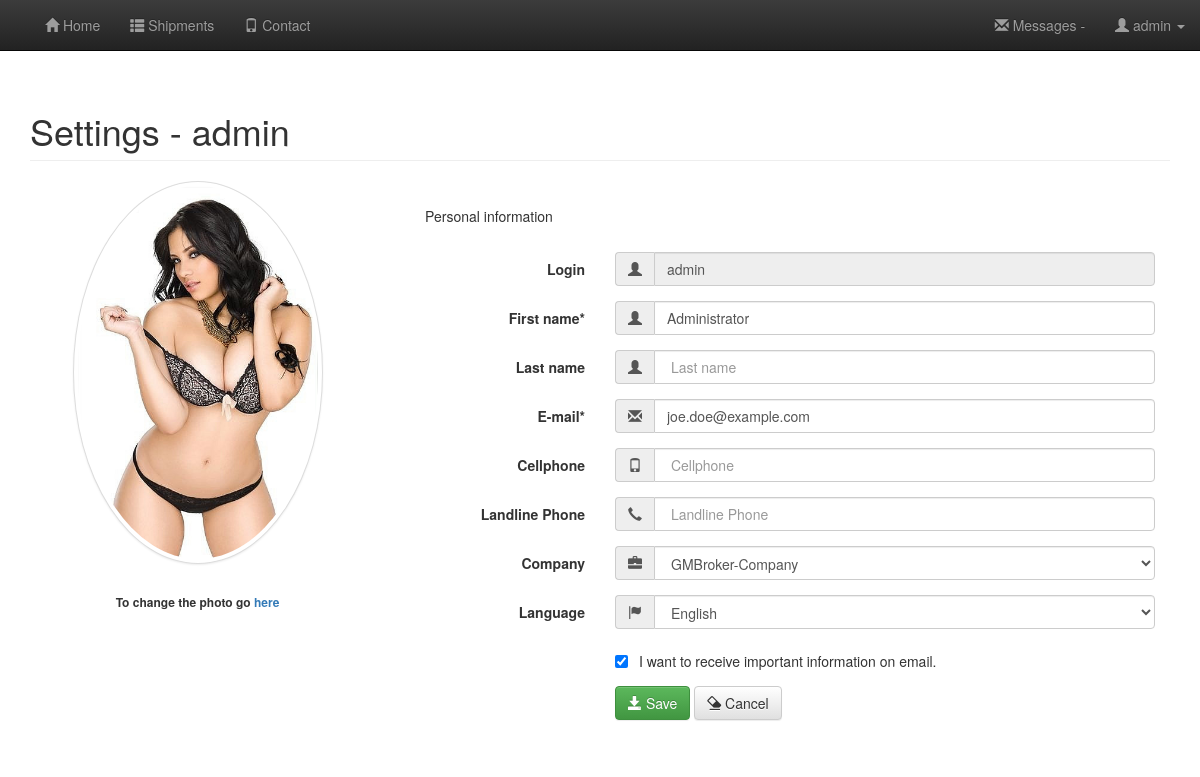
/settings.php (signed in), run on the app's committed database.
### tables this page shows
CREATE TABLE `users` (
  `user_id` int(11) NOT NULL,
  `login` varchar(32) NOT NULL,
  `password` varchar(255) NOT NULL,
  `first_name` varchar(55) NOT NULL,
  `last_name` varchar(80) NOT NULL,
  `job_title` varchar(255) DEFAULT NULL,
  `cellphone` varchar(25) NOT NULL DEFAULT '',
  `landline_phone` varchar(25) NOT NULL DEFAULT '',
  `email` varchar(200) NOT NULL,
  `company_id` int(1) NOT NULL DEFAULT '0',
  `allow_email` int(1) NOT NULL DEFAULT '0',
  `permissions` int(1) NOT NULL DEFAULT '0',
  `last_logged_in` datetime DEFAULT NULL,
  `picture` varchar(150) DEFAULT NULL,
  `type` enum('Normal','Employee','Administrator','Super-Administrator') NOT NULL DEFAULT 'Normal',
  `active` int(1) NOT NULL DEFAULT '0'
);

CREATE TABLE `companies` (
  `company_id` int(11) NOT NULL,
  `company_name` varchar(1024) NOT NULL,
  `company_address` varchar(1024) NOT NULL,
  `company_tax_number` varchar(13) NOT NULL
);

### settings.php (called while the page is built, shortened)
<?php
require_once 'core/init.php';
require_once 'inc/overall/header.php';
require_once 'inc/addons/settings.php';
require_once 'inc/overall/footer.php';
?>

### core/functions/users.php (called while the page is built, shortened)
<?php
function user_data($user_id) {
	global $connect, $t_users;
	$t_users = sanitize($t_users);
	$user_id = (int)$user_id;
	$func_num_args 	= func_num_args();
	$func_get_args 	= func_get_args();
	if ($func_num_args > 1 ) {
		unset($func_get_args[0]);
		$fields = '`' . implode('`, `', $func_get_args) . '`';
		$fields = str_replace('`','',$fields);
		$query="SELECT $fields FROM `".$t_users."` WHERE `user_id` = $user_id";
		$result = mysqli_query($connect, $query) or die(mysqli_error($connect));
		if($data = $result->fetch_assoc()) {
			return $data;
		}
	}
}
function logged_in() {
	return (isset($_SESSION['user_id'])) ? true : false;
}
function getAvailableLanguages() : array
{
	return [
    'en' => 'English',
    'pl' => 'Polski',
  ];
}
?>

### core/init.php (called while the page is built, shortened)
<?php
require_once 'database/connect.php';
require_once 'functions/general.php';
require_once 'functions/users.php';
if (logged_in() === true) {
	$session_user_id = $_SESSION['user_id'];
	$user_data = user_data(
	   $session_user_id
	, 'user_id'
	, 'login'
	, 'first_name'
	, 'last_name'
	, 'cellphone'
	, 'landline_phone'
	, 'company_id'
	, 'permissions'
	, 'type'
	, 'email'
	, 'allow_email'
	, 'password'
	, 'picture'
	);
}
?>

### core/database/connect.php (called while the page is built, shortened)
<?php
$t_users = "users";
$t_companies = "companies";
?>

### core/functions/general.php (called while the page is built, shortened)
<?php
function sanitize($data) {
	global $connect;
    return htmlentities(strip_tags(mysqli_real_escape_string($connect, $data)));
}
?>

### inc/addons/settings.php (called while the page is built, shortened)
<?php
include 'inc/addons/settings_form.php';
?>

### inc/addons/settings_form.php (the view, shortened to what this page needs)
<h1 class="page-header"><?php echo TXT_SETTINGS; if (empty($user_data['login']) === false) { echo " - ".$user_data['login']; } ?></h1>
<div class="row">
	<div class="col-md-4 col-sm-6 col-xs-12" style="margin: 0 auto;">
		<div class="text-center">
			<div class="col-md-7 col-lg-7" style="width: 100%;">
				<?php
				if(empty($user_data['picture']) ===  false) {
					echo '<img class="img-circle img-responsive img-thumbnail" src="', $user_data['picture'], '" alt="'.ALT_PROFILE_PHOTO.' ', $user_data['first_name'], '"/>';
				} else {
					echo '<img class="img-circle img-responsive img-thumbnail" src="images/profile/avatar.jpg" alt="'.ALT_AVATAR.'" /><h6><label for="picture">'.TXT_SEND_ANOTHER_PHOTO.'</label></h6>';
				}
				?>
				<h6><label for="picture"><?php echo TXT_CHANGE_PHOTO; ?> <a href="<?php echo $user_data['login']; ?>"><?php echo TXT_HERE; ?></a></label></h6>
			</div>
		</div>
	</div>
	<div class="col-md-8 col-sm-6 col-xs-12 personal-info">
		<form class="form-horizontal" role="form" action="<?php echo $_SERVER['PHP_SELF']; ?>" method="POST">
			<div class="panel-heading"><?php echo TXT_PERSONAL_INFORMATION; ?></div>
			<div class="panel-body">
				<div class="form-group">
					<label class="col-md-3 control-label" for="login"><?php echo TXT_LOGIN; ?></label>
					<div class="col-md-9">
					<div class="input-group">
						<div class="input-group-addon">
							<span class="glyphicon glyphicon-user"></span>
						</div>
						<input class="form-control input-md" type="text" id="login" name="login" placeholder=" <?php echo TXT_LOGIN; ?> " disabled value="<?php echo $user_data['login']; ?>" />
					</div>
					</div>
				</div>
				<div class="form-group">
					<label class="col-md-3 control-label" for="first_name"><?php echo TXT_FIRST_NAME; ?>*</label>
					<div class="col-md-9">
					<div class="input-group">
						<div class="input-group-addon">
							<span class="glyphicon glyphicon-user"></span>
						</div>
						<input class="form-control input-md" type="text" id="first_name" name="first_name" placeholder=" <?php echo TXT_FIRST_NAME; ?> " value="<?php echo $user_data['first_name']; ?>" />
					</div>
					</div>
				</div>
				<div class="form-group">
					<label class="col-md-3 control-label" for="last_name"><?php echo TXT_LAST_NAME; ?></label>
					<div class="col-md-9">
					<div class="input-group">
						<div class="input-group-addon">
							<span class="glyphicon glyphicon-user"></span>
						</div>
						<input class="form-control input-md" type="text" id="last_name" name="last_name" placeholder=" <?php echo TXT_LAST_NAME; ?> " value="<?php echo $user_data['last_name']; ?>" />
					</div>
					</div>
				</div>
				<div class="form-group">
					<label class="col-md-3 control-label" for="email"><?php echo TXT_EMAIL; ?>*</label>
					<div class="col-md-9">
					<div class="input-group">
						<div class="input-group-addon">
							<span class="glyphicon glyphicon-envelope"></span>
						</div>
						<input class="form-control input-md" type="text" id="email" name="email" placeholder=" <?php echo TXT_EMAIL; ?> " value="<?php echo $user_data['email']; ?>" />
					</div>
					</div>
				</div>
				<div class="form-group">
					<label class="col-md-3 control-label" for="cellphone_number"><?php echo TXT_CELLPHONE; ?></label>
					<div class="col-md-9">
					<div class="input-group">
						<div class="input-group-addon">
							<span class="glyphicon glyphicon-phone"></span>
						</div>
						<input class="form-control input-md" type="text" id="cellphone_number" name="cellphone" placeholder=" <?php echo TXT_CELLPHONE; ?> " value="<?php echo $user_data['cellphone']; ?>"/>
					</div>
					</div>
				</div>
				<div class="form-group">
					<label class="col-md-3 control-label" for="landline_phone_number"><?php echo TXT_LANDLINE_PHONE; ?></label>
					<div class="col-md-9">
						<div class="input-group">
							<div class="input-group-addon">
								<span class="glyphicon glyphicon-earphone"></span>
							</div>
							<input class="form-control input-md" type="text" id="landline_phone_number" name="landline_phone"  placeholder=" <?php echo TXT_LANDLINE_PHONE; ?> " value="<?php echo $user_data['landline_phone']; ?>"/>
						</div>
					</div>
				</div>
				<div class="form-group">
					<label class="col-md-3 control-label" for="company_id"><?php echo TXT_COMPANY; ?></label>
					<div class="col-md-9">
						<div class="input-group">
							<div class="input-group-addon">
								<span class="glyphicon glyphicon-briefcase"></span>
							</div>
							<?php
							$query = "SELECT company_id, company_name FROM ".$t_companies." ORDER BY company_id";
							$result = mysqli_query ($connect, $query);
							echo "<select class='form-control' id='company_id' name='company_id'>";
							while($row = mysqli_fetch_array($result)) {
								echo "<option value='$row[company_id]' ". ($user_data['company_id'] == "$row[company_id]" ? 'selected="selected"' : "")." >$row[company_name]</option>";
							}
							echo "</select>";
							?>
						</div>
					</div>
				</div>
				<div class="form-group">
					<label class="col-md-3 control-label" for="language"><?php echo TXT_LANGUAGE; ?></label>
					<div class="col-md-9">
						<div class="input-group">
							<div class="input-group-addon">
								<span class="glyphicon glyphicon-flag"></span>
							</div>
							<select class='form-control' name="language" id="language">
									<?php foreach (getAvailableLanguages() as $lang => $name): ?>
											<option value="<?= $lang; ?>"<?php if (isset($_COOKIE["language"]) && $_COOKIE["language"] == $lang) { echo " selected"; } ?>><?= $name; ?></option>-
									<?php endforeach; ?>
					    </select>
						</div>
					</div>
				</div>
				<div class="form-group">
					<label class="col-md-3 control-label" for=""></label>
					<div class="col-md-6">
						<div class="checkbox">
							<label for="allow_email">
								<input type="checkbox" id="allow_email" name="allow_email" <?php if ($user_data['allow_email'] == 1) { echo 'checked="checked"'; } ?> />
								&nbsp;<?php echo TXT_RECEIVE_IMPORTANT_INFORMATION; ?>
							</label>
						</div>
					</div>
				</div>
				<div class="form-group">
					<label class="col-md-3 control-label"></label>
					<div class="col-md-8">
						<button class="btn btn-success" data-toggle="tooltip" type="submit" onclick="<?php echo $_SERVER['PHP_SELF']; ?>" name="cmdSubmit">
							<span class="glyphicon glyphicon-save"></span>&nbsp;<?php echo BTN_SAVE; ?>
						</button>
						<button class="btn btn-default" data-toggle="tooltip" type="reset" name="cmdReset">
							<span class="glyphicon glyphicon-erase"></span>&nbsp;<?php echo BTN_CANCEL; ?>
						</button>
					</div>
				</div>
			</div>
		</form>
	</div>
</div>

### inc/overall/header.php (shortened to what this page needs)
<!DOCTYPE html>
<html>
<?php
require_once 'inc/head.php';
echo "<body id='".basename($_SERVER['PHP_SELF'],'.php')."'>";
	if (logged_in() === true) {
		require_once 'inc/menu.php';
	}
	echo '<div class="container">';
?>

### inc/head.php (shortened to what this page needs)
<head>
	<link href="css/style.css" rel="stylesheet" type="text/css" />
	<link href="css/pagination.css" rel="stylesheet" type="text/css" />
	<link href="css/chat.css" rel="stylesheet" type="text/css" />
	<link href="bootstrap/css/bootstrap.min.css" rel="stylesheet">
	<link href="bootstrap/css/bootstrap-responsive.min.css" rel="stylesheet">
	<link href="bootstrap/css/bootstrap-theme.min.css" rel="stylesheet" media="screen" />
	<link href="bootstrap/css/bootstrap-font-awesome.min.css" rel="stylesheet">
	<link href="bootstrap/css/bootstrap-datepicker.min.css" rel="stylesheet">
	<link rel="stylesheet" href="https://code.jquery.com/ui/1.12.1/themes/base/jquery-ui.css">
</head>

### inc/menu.php (shortened to what this page needs)
<nav class="navbar navbar-inverse navbar-static-top">
	<div class="container-fluid">
		<div class="navbar-header">
			<span class="navbar-brand"></span>
		</div>
		<div class="collapse navbar-collapse">
			<ul class="nav navbar-nav navbar-left">
				<li><a href="home.php"><span class="glyphicon glyphicon-home"></span>&nbsp;<?php echo MENU_HOME; ?><span class="sr-only">(current)</span></a></li>
				<li><a href="shipments.php?shipments=all"><span class="glyphicon glyphicon-th-list"></span>&nbsp;<?php echo MENU_SHIPMENTS; ?></a></li>
				<li><a href="contact.php"><span class="glyphicon glyphicon-phone"></span>&nbsp;<?php echo MENU_CONTACT; ?></a></li>
			</ul>
			<ul class="nav navbar-nav navbar-right">
				<li>
					<a href="messages.php?messages=list"><span class="glyphicon glyphicon-envelope"></span>&nbsp;<?php echo MENU_MESSAGES; ?>&nbsp;<span class="how_many_messages">-</span></a>
				</li>
				<li class="dropdown">
					<a href="#" class="dropdown-toggle" data-toggle="dropdown" role="button" aria-haspopup="true" aria-expanded="false"><span class="glyphicon glyphicon-user"></span>&nbsp;<?php echo $user_data['login']; ?>&nbsp;<span class="caret"></span></a>
				</li>
			</ul>
		</div>
	</div>
</nav>

### inc/overall/footer.php (shortened to what this page needs)
<?php
echo "</div>";
echo "</body>";
echo "</html>";
?>

### css/style.css (style rules this page uses)
body { background:#f9f9f9; }
.navbar-brand { font-family:"Lucida Handwriting"; }

### css/pagination.css (style rules this page uses)
html { height: 100%; width: 100%; }
body { height: 100%; width: 100%; margin: 0; padding: 0; border: 0; background: #FFF; font: 13px/15px Verdana, Arial, Halvetica, sans-serif; }
img { border:none; margin-bottom: 1.5em; width:250px; }

### data on the page
users: login "admin", picture (picture), first_name "Administrator", email "joe.doe@example.com", company_id "GMBroker-Company", allow_email "☑"

### other printed values
MENU_HOME "Home"
MENU_SHIPMENTS "Shipments"
MENU_CONTACT "Contact"
MENU_MESSAGES "Messages"
TXT_SETTINGS "Settings"
TXT_CHANGE_PHOTO "To change the photo go"
TXT_HERE "here"
TXT_PERSONAL_INFORMATION "Personal information"
TXT_LOGIN "Login"
TXT_FIRST_NAME "First name"
TXT_LAST_NAME "Last name"
TXT_EMAIL "E-mail"
TXT_CELLPHONE "Cellphone"
TXT_LANDLINE_PHONE "Landline Phone"
TXT_COMPANY "Company"
